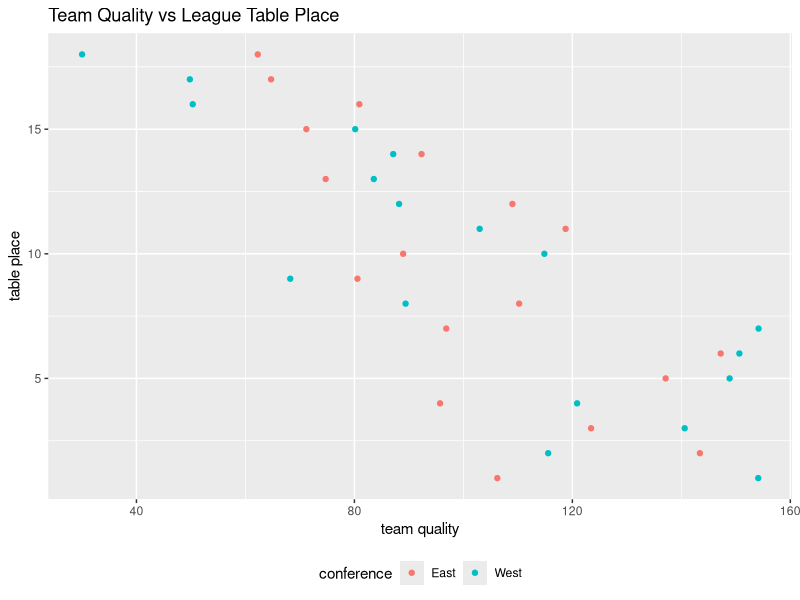
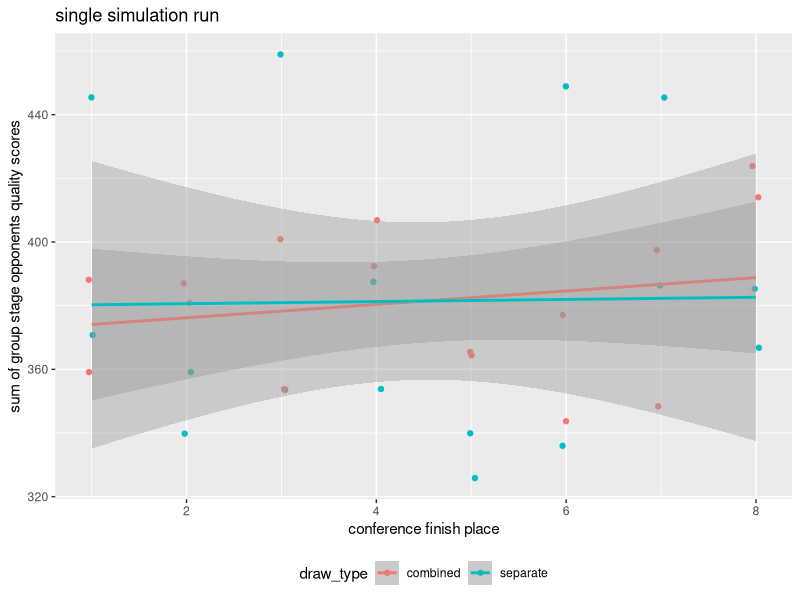

The R source for these figures, in order: (Note: a time limit stopped this script after it produced the figures.)
## ---- chunk 1
knitr::opts_chunk$set(echo = TRUE)
library(dplyr)
library(tidyr)
library(ggplot2)
## ---- chunk 2
# assign quality scores to each team in east and west
east<-data.frame(teams=letters[1:18],qualities=rnorm(18,mean=100,sd=30))
west<-data.frame(teams=letters[1:18],qualities=rnorm(18,mean=100,sd=30))
# perform round-robin in each tournament
round_robin<-function(conference){
  # create a list to store match results
  match_results<-list()
  for(team1 in letters[1:18]){
    for(team2 in letters[1:18]){
      if(team1!=team2){
        # get quality scores for each team
        team1_quality=conference%>%
          filter(teams==team1)%>%
          select(qualities)%>%
          unlist()%>%
          as.numeric()%>%
          max(5) # minimium win probability
        team2_quality=conference%>%
          filter(teams==team2)%>%
          select(qualities)%>%
          unlist()%>%
          as.numeric()%>%
          max(5) # minimum win prability weight
        # randomly assign 3 points to team 1 or team 2
        # result=0 means team1 wins, result=1 means team2 wins
        game_result<-sample(c(0,1,2),1,F,c(team1_quality,
                                           mean(team1_quality,team2_quality),
                                           team2_quality))
        team1_points<-0
        team2_points<-0
        if(game_result==0){
          team1_points<-3
        }else if(game_result==1){
          team1_points<-1
          team2_points<-1
        }else{
          team2_points<-3
        }
        match_frame=data.frame('home'=c(team1),
                               'away'=c(team2),
                               'home_points'<-c(team1_points),
                               'away_points'<-c(team2_points))
        match_results[[paste0(team1,team2)]]<-match_frame
      }
    }
  }
  result_frame<-do.call(rbind,match_results)
  names(result_frame)<-c("home","away","home_points","away_points")
  return(result_frame)
}
# function that calculates standings based on conference matches

east_results<-round_robin(east)
west_results<-round_robin(west)
east_results
west_results
## ---- chunk 3
standings<-function(conference,conference_results){
  inner_join(conference_results%>%
         group_by(home)%>%
         summarize(home_points=sum(home_points)),
       conference_results%>%
         group_by(away)%>%
         summarize(away_points=sum(away_points)),
       by=c("home"="away"))%>%
    mutate(points=home_points+away_points)%>%
    arrange(desc(points))%>%
    select("teams"=home,points)%>%
    mutate(placement=row_number(),
           seed_pot = case_when(placement<=2~"pot1",
                                placement<=4~"pot2",
                                placement<=6~"pot3",
                                placement<=8~"pot4"))%>%
    left_join(conference,by="teams")
}
east_standings<-standings(east,east_results)%>%
  mutate(conf_team=paste0('East_',teams))
west_standings<-standings(west,west_results)%>%
  mutate(conf_team=paste0('West_',teams))
east_standings
west_standings
bind_rows(east_standings%>%
            mutate(conference='East'),
          west_standings%>%
            mutate(conference='West'))%>%
  ggplot(aes(x=qualities,y=placement,color=conference))+
  geom_point()+
  labs(x="team quality",y="table place",color="conference",
       title="Team Quality vs League Table Place")+
  theme(legend.position='bottom')
## ---- chunk 4
# draw 1 - separate conferences
divided_draw<-function(standings){
  standings%>%
  # eliminate seeded teams
  filter(!is.na(seed_pot))%>%
  # randomize order within pots, first in pot = Group A
  mutate(draw=runif(nrow(.)))%>%
  arrange(seed_pot,draw)%>%
  mutate(group=case_when(row_number()%%2==1~'groupA',TRUE~'groupB'))
}
east_draw<-divided_draw(east_standings)
west_draw<-divided_draw(west_standings)
# draw2 - east and west combined
combined_draw<-function(east_standings,west_standings){
  bind_rows(east_standings,west_standings)%>%
  # eliminate seeded teams
  filter(!is.na(seed_pot))%>%
  # randomize order within pots, first in pot = Group A
  mutate(draw=runif(nrow(.)))%>%
  arrange(seed_pot,draw)%>%
  mutate(group=case_when(row_number()%%4==1~'groupA',
                         row_number()%%4==2~'groupB',
                         row_number()%%4==3~'groupC',
                         T~'groupD'))
}
east_west_draw<-combined_draw(east_standings,west_standings)
east_draw
west_draw
east_west_draw
## ---- chunk 5
# function to find opponent quality per seed for given draw
find_opponent_qual<-function(draw){
  group_qual<-draw%>%
    group_by(group)%>%
    summarize(group_quality=sum(qualities))%>%
    ungroup()
  opponent_qual<-draw%>%
    left_join(group_qual,by="group")%>%
    # total quality of teams in group minus given team's quality
    mutate(opponent_qual=group_quality-qualities)%>%
    select(placement,conf_team,group_quality,qualities,opponent_qual)
  return(opponent_qual)
}
east_qual<-find_opponent_qual(east_draw)
west_qual<-find_opponent_qual(west_draw)
combined_qual<-find_opponent_qual(east_west_draw)

opponent_quals<-bind_rows(
  east_qual%>%
    mutate(draw_type='separate'),
  west_qual%>%
    mutate(draw_type='separate'),
  combined_qual%>%
    mutate(draw_type='combined')
)
opponent_quals%>%
  ggplot(aes(x=placement,y=opponent_qual,color=draw_type))+
  geom_point(position = position_jitter(w = 0.05, h = 0))+
  geom_smooth(method='lm')+
  theme(legend.position="bottom")+
  labs(y='sum of group stage opponents quality scores',
       x='conference finish place',
       title='single simulation run')
## ---- chunk 6
n_sim=100
sim_results<-list()
league_standings<-list()
for(sim in 1:n_sim){
  # assign quality scores to each team in east and west
  east<-data.frame(teams=letters[1:18],qualities=rnorm(18,mean=100,sd=30))
  west<-data.frame(teams=letters[1:18],qualities=rnorm(18,mean=100,sd=30))
  # run round-robin regular season
  east_results<-round_robin(east)
  west_results<-round_robin(west)
  # calculate standings
  east_standings<-standings(east,east_results)%>%
    mutate(conf_team=paste0('East_',teams))
  west_standings<-standings(west,west_results)%>%
    mutate(conf_team=paste0('West_',teams))
  # append east and west standings to league_standings so we can verify quality correlates with placement
  league_standings[[paste0(sim)]]<-bind_rows(east_standings%>%
            mutate(conference='East'),
          west_standings%>%
            mutate(conference='West'))
  # perform draws
  east_draw<-divided_draw(east_standings)
  west_draw<-divided_draw(west_standings)
  east_west_draw<-combined_draw(east_standings,west_standings)
  # calculate opponent qualities
  east_qual<-find_opponent_qual(east_draw)
west_qual<-find_opponent_qual(west_draw)
combined_qual<-find_opponent_qual(east_west_draw)
opponent_quals<-bind_rows(
  east_qual%>%
    mutate(draw_type='separate'),
  west_qual%>%
    mutate(draw_type='separate'),
  combined_qual%>%
    mutate(draw_type='combined')
)
  # store results
  sim_results[[paste0(sim)]]<-opponent_quals
}
## ---- chunk 7
sim_results%>%
  bind_rows()%>%
  mutate(seed=case_when(placement<=2~1,
                        placement<=4~2,
                        placement<=6~3,
                        placement<=8~4))%>%
  ggplot(aes(x=placement,y=opponent_qual,color=draw_type))+
  geom_point(position = position_jitter(w = 0.2, h = 0),alpha=.3)+
  geom_smooth(method='lm')+
  theme(legend.position="bottom")+
  labs(y='sum of group stage opponents quality scores',
       x='conference finish place',
       title=paste0(n_sim,' trial simulation results'))
league_standings%>%
  bind_rows()%>%
  ggplot(aes(x=qualities,y=placement,color=conference))+
  geom_point()+
  labs(x="team quality",y="table place",color="conference",
       title="Team Quality vs League Table Place")+
  theme(legend.position='bottom')+
  scale_color_discrete(palette('dark2'))
  
